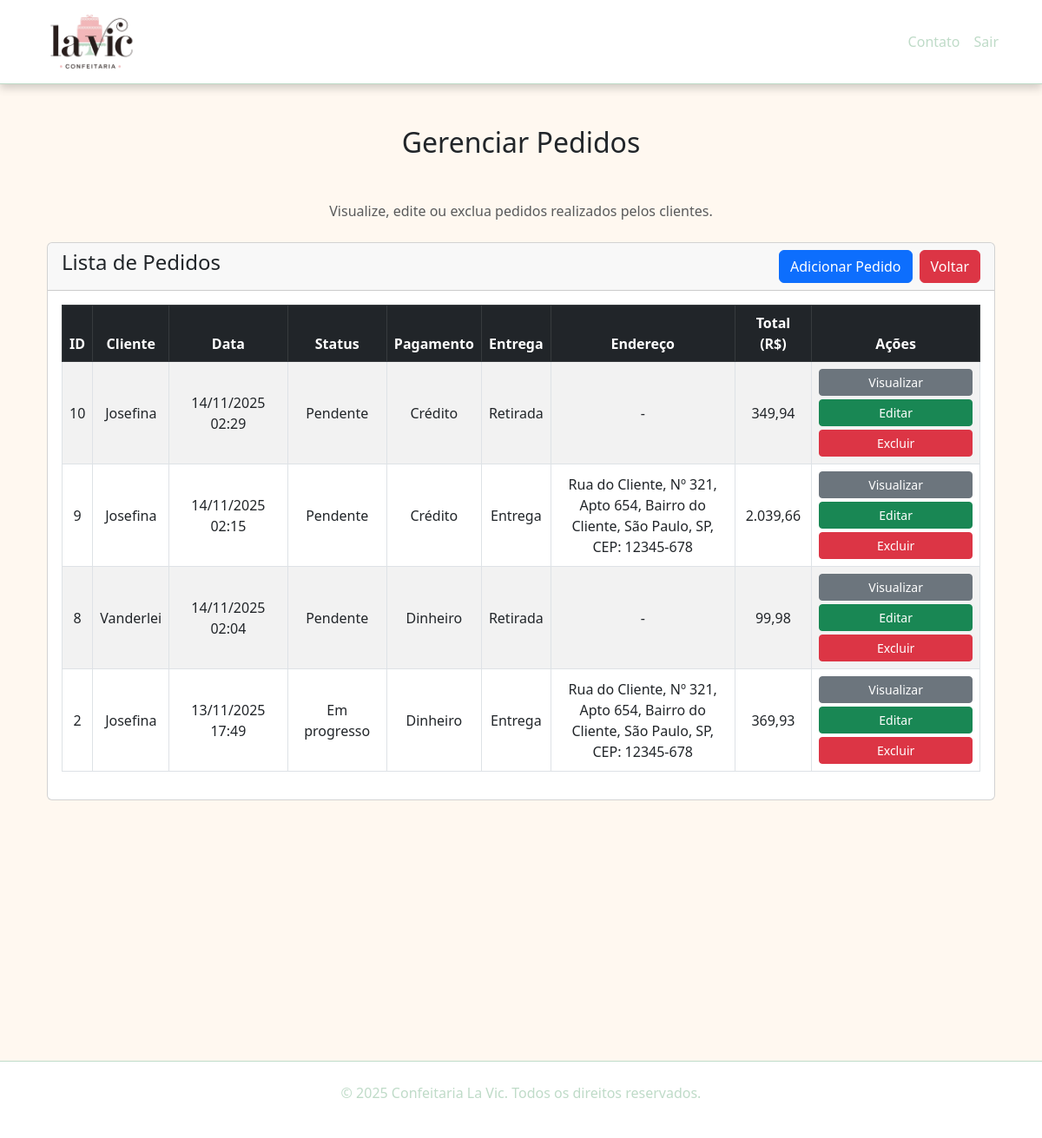
Page /pedidos.php (signed in) on the committed database.
### tables this page shows
CREATE TABLE `pedidos` (
  `id` int(11) NOT NULL,
  `id_usuario` int(11) NOT NULL,
  `status` enum('Pendente','Em progresso','A caminho','Entregue') DEFAULT 'Pendente',
  `forma_pagamento` enum('Dinheiro','Débito','Crédito') DEFAULT 'Dinheiro',
  `entrega` enum('Entrega','Retirada') DEFAULT 'Entrega',
  `data_pedido` datetime DEFAULT current_timestamp(),
  `total` decimal(10,2) DEFAULT 0.00
);

CREATE TABLE `usuarios` (
  `id` int(11) NOT NULL,
  `nome` varchar(100) NOT NULL,
  `email` varchar(100) NOT NULL,
  `telefone` varchar(20) DEFAULT NULL,
  `data_nascimento` date DEFAULT NULL,
  `cep` varchar(10) DEFAULT NULL,
  `rua` varchar(100) DEFAULT NULL,
  `numero` varchar(10) DEFAULT NULL,
  `complemento` varchar(100) DEFAULT NULL,
  `bairro` varchar(100) DEFAULT NULL,
  `cidade` varchar(100) DEFAULT NULL,
  `estado` varchar(2) DEFAULT NULL,
  `senha` varchar(255) NOT NULL,
  `tipo` enum('cliente','admin') DEFAULT 'cliente',
  `data_cadastro` datetime NOT NULL
);

### pedidos.php (the view, shortened to what this page needs)
<?php
require('conexao.php');
?>
<!DOCTYPE html>
<html lang="pt-br">
<head>
  <link href="https://cdn.jsdelivr.net/npm/bootstrap@5.3.0/dist/css/bootstrap.min.css" rel="stylesheet">
  <link rel="stylesheet" href="assets/css/style.css">
</head>
<body>
  <nav class="navbar navbar-expand-lg custom-navbar">
    <div class="container">
      <a class="navbar-brand" href="index.html">
        <img src="assets/img/logo.png" alt="Confeitaria La Vic" height="70">
      </a>
      <div class="collapse navbar-collapse" id="navbarNav">
        <ul class="navbar-nav ms-auto">
          <li class="nav-item"><a class="nav-link" href="contato-user.html">Contato</a></li>
          <li class="nav-item"><a class="nav-link" href="logout.php">Sair</a></li>
        </ul>
      </div>
    </div>
  </nav>
  <div class="container mt-5">
    <h2 class="text-center mb-5">Gerenciar Pedidos</h2>
    <div class="mt-5 text-center">
      <p class="text-muted">Visualize, edite ou exclua pedidos realizados pelos clientes.</p>
    </div>
    <div class="container mt-4 custom-work-container">
      <div class="row">
        <div class="col-md-12">
          <div class="card">
            <div class="card-header">
              <h4>Lista de Pedidos
                <a href="painel_admin.php" class="btn btn-danger float-end">Voltar</a>
                <a href="pedido-create.php" class="btn btn-primary float-end me-2">Adicionar Pedido</a>
              </h4>
            </div>
            <div class="card-body table-responsive">
              <table class="table table-bordered table-striped align-middle text-center">
                <thead class="table-dark">
                  <tr>
                    <th>ID</th>
                    <th>Cliente</th>
                    <th>Data</th>
                    <th>Status</th>
                    <th>Pagamento</th>
                    <th>Entrega</th>
                    <th>Endereço</th>
                    <th>Total (R$)</th>
                    <th>Ações</th>
                  </tr>
                </thead>
                <tbody>
                    <?php
                        $sql = "SELECT
                                p.*,
                                u.nome AS nome_usuario,
                                u.rua, u.numero, u.complemento, u.bairro, u.cidade, u.estado, u.cep
                                FROM pedidos p
                                LEFT JOIN usuarios u ON p.id_usuario = u.id
                                ORDER BY p.id DESC";
                        $pedidos = mysqli_query($conexao, $sql);
                        if (mysqli_num_rows($pedidos) > 0) {
                        foreach ($pedidos as $pedido) {
                            $enderecoCompleto = '';
                            if (strtolower($pedido['entrega']) === 'entrega') {
                            $partes = [];
                            if (!empty($pedido['rua'])) $partes[] = $pedido['rua'];
                            if (!empty($pedido['numero'])) $partes[] = 'Nº ' . $pedido['numero'];
                            if (!empty($pedido['complemento'])) $partes[] = $pedido['complemento'];
                            if (!empty($pedido['bairro'])) $partes[] = $pedido['bairro'];
                            if (!empty($pedido['cidade'])) $partes[] = $pedido['cidade'];
                            if (!empty($pedido['estado'])) $partes[] = $pedido['estado'];
                            if (!empty($pedido['cep'])) $partes[] = 'CEP: ' . $pedido['cep'];
                            $enderecoCompleto = implode(', ', $partes);
                            } else {
                            $enderecoCompleto = '-';
                            }
                    ?>
                    <tr>
                        <td><?= $pedido['id'] ?></td>
                        <td><?= htmlspecialchars($pedido['nome_usuario'] ?? 'Cliente removido') ?></td>
                        <td><?= date('d/m/Y H:i', strtotime($pedido['data_pedido'])) ?></td>
                        <td><?= htmlspecialchars($pedido['status']) ?></td>
                        <td><?= htmlspecialchars($pedido['forma_pagamento']) ?></td>
                        <td><?= htmlspecialchars($pedido['entrega']) ?></td>
                        <td style="max-width: 250px;"><?= htmlspecialchars($enderecoCompleto) ?></td>
                        <td><?= number_format($pedido['total'], 2, ',', '.') ?></td>
                        <td>
                            <a href="pedido-view.php?id=<?= $pedido['id'] ?>" class="btn btn-secondary btn-sm w-100 mb-1">Visualizar</a>
                            <a href="pedido-edit.php?id=<?= $pedido['id'] ?>" class="btn btn-success btn-sm w-100 mb-1">Editar</a>
                            <form action="" method="POST" class="d-inline">
                            <button type="submit" name="delete_pedido" value="<?= $pedido['id']; ?>" class="btn btn-danger btn-sm w-100" onclick="return confirm('Tem certeza que deseja excluir este pedido?');">
                                Excluir
                            </button>
                            </form>
                        </td>
                    </tr>
<?php
}
} else {
    echo '<tr><td colspan="9"><h5 class="text-center text-muted">Nenhum Pedido Encontrado.</h5></td></tr>';
}
?>
                </tbody>
              </table>
            </div>
          </div>
        </div>
      </div>
    </div>
  </div>
  <footer class="text-white text-center py-4 custom-footer">
    <p>&copy; 2025 Confeitaria La Vic. Todos os direitos reservados.</p>
  </footer>
</body>
</html>

### assets/css/style.css (style rules this page uses)
body { background-color: #fff8f0; }
.custom-navbar { background-color: white; border-bottom: 1px solid #BFDBC8 ; box-shadow: 0 4px 10px rgba(0, 0, 0, 0.2); }
.custom-navbar .nav-link { color: #BFDBC8; }
.banner-custom h1, p { color: white; }
.custom-footer { margin-top: 25%; background-color: white; border-top: 1px solid #BFDBC8 ; }
.custom-footer p { color: #BFDBC8; }

### rows in the picture
pedidos: id "10", id_usuario.nome "Josefina", data_pedido "14/11/2025 02:29", status "Pendente", forma_pagamento "Crédito", entrega "Retirada", entrega "-", total "349,94"
pedidos: id "9", id_usuario.nome "Josefina", data_pedido "14/11/2025 02:15", status "Pendente", forma_pagamento "Crédito", entrega "Entrega", enderecoCompleto "Rua do Cliente, Nº 321, Apto 654, Bairro do Cliente, São Paulo, SP, CEP: 12345-678", total "2.039,66"
pedidos: id "8", id_usuario.nome "Vanderlei", data_pedido "14/11/2025 02:04", status "Pendente", forma_pagamento "Dinheiro", entrega "Retirada", entrega "-", total "99,98"
pedidos: id "2", id_usuario.nome "Josefina", data_pedido "13/11/2025 17:49", status "Em progresso", forma_pagamento "Dinheiro", entrega "Entrega", enderecoCompleto "Rua do Cliente, Nº 321, Apto 654, Bairro do Cliente, São Paulo, SP, CEP: 12345-678", total "369,93"
